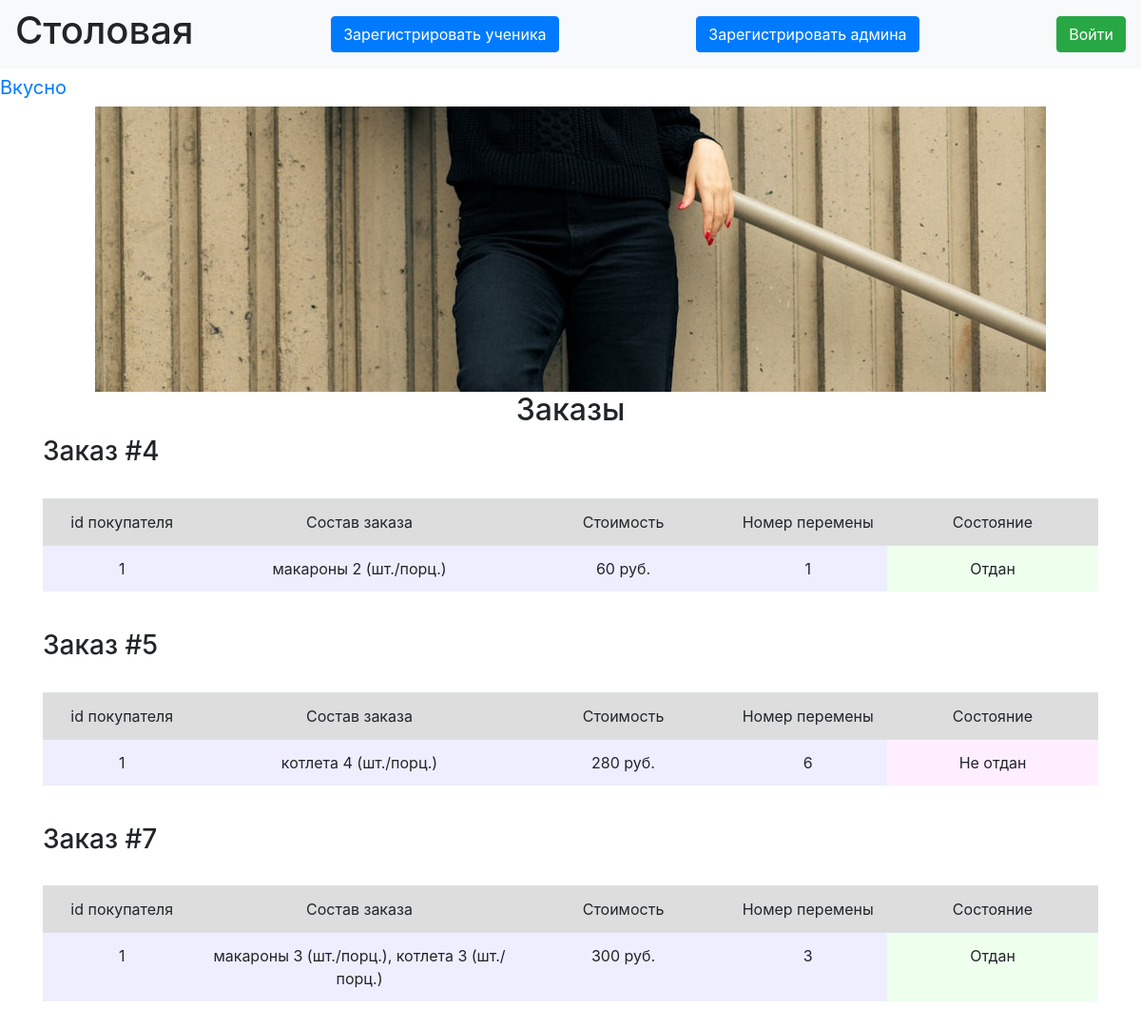
The page /index on the database as committed earlier.
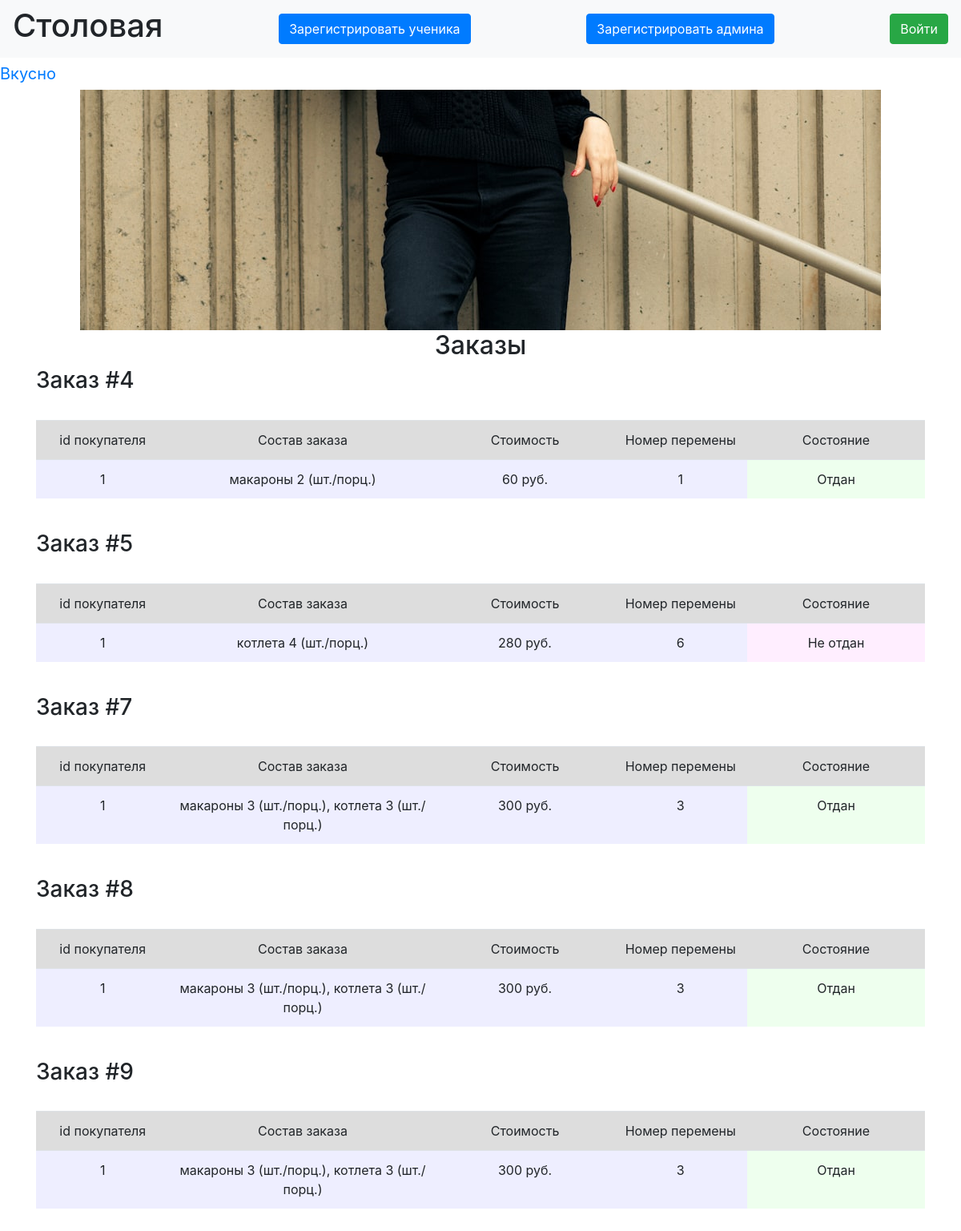
The same page on the database as committed later.
### data/orders.py (models this page shows)
class PersonalOrder(SqlAlchemyBase, UserMixin, SerializerMixin):
    __tablename__ = 'orders'
    id = sqlalchemy.Column(sqlalchemy.Integer, primary_key=True, autoincrement=True)
    person = sqlalchemy.Column(sqlalchemy.Integer, sqlalchemy.ForeignKey("users.id"))
    meal = sqlalchemy.Column(sqlalchemy.String)
    pause = sqlalchemy.Column(sqlalchemy.Integer)  #номер перемены
    status = sqlalchemy.Column(sqlalchemy.Boolean, default=False)

### main.py (the view)
@application.route("/")
@application.route("/index")
def index():
    db_sess = db_session.create_session()
    data = [order for order in db_sess.query(PersonalOrder).all()]
    orders = []
    for elem in data:
        summ = 0
        meal_count = {}
        for name_count in elem.meal.split(', '):
            meal_count[name_count.split('-')[0]] = int(name_count.split('-')[1])
            summ += prices[name_count.split('-')[0]] * int(name_count.split('-')[1])
        orders.append([elem.id, elem.person, ', \n'.join([f'{x} {y} (шт./порц.)' for x, y in meal_count.items()]),
                       summ, elem.pause, elem.status])
    return render_template("index.html", orders=orders, title='Заказы')

### data/db_session.py (called while the page is built)
def create_session() -> Session:
    global __factory
    return __factory()

### templates/index.html (shortened to what this page needs)
{% extends "base.html" %}
{% block content %}
<h2 align="center">{{title}}</h2>
{% for order in orders %}
<h3>Заказ #{{ order[0] }}</h3>
<br>
<div class="table_container">
    <table class="table">
        <tr class="my_row">
            <td class="title" width="150px" bgcolor="#dddddd" align="center">id покупателя</td>
            <td class="title" width="300px" bgcolor="#dddddd" align="center">Состав заказа</td>
            <td class="title" width="200px" bgcolor="#dddddd" align="center">Стоимость</td>
            <td class="title" width="150px" bgcolor="#dddddd" align="center">Номер перемены</td>
            <td class="title" width="200px" bgcolor="#dddddd" align="center">Состояние</td>
        </tr>
        <tr class="my_row">
            <td class="ordinary" bgcolor="#eeeeff" align="center">{{ order[1] }}</td>
            <td class="ordinary" bgcolor="#eeeeff" align="center">{{ order[2] }}</td>
            <td class="ordinary" bgcolor="#eeeeff" align="center">{{ order[3] }} руб.</td>
            <td class="ordinary" bgcolor="#eeeeff" align="center">{{ order[4] }}</td>
            {% if order[5] %}
            <td class="ordinary" bgcolor="#eeffee" align="center">Отдан</td>
            {% else %}
            <td class="ordinary" bgcolor="#ffeeff" align="center">Не отдан</td>
            {% endif %}
        </tr>
    </table>
</div>
<br>
{% endfor %}
{% endblock %}

### templates/base.html (shortened to what this page needs)
<!DOCTYPE html>
<html lang="en">
<head>
    <link rel="stylesheet" href="https://stackpath.bootstrapcdn.com/bootstrap/4.4.1/css/bootstrap.min.css"
>
    <link rel="stylesheet" href="../static/css/style.css">
</head>
  <body>
    <header>
      <nav class="navbar navbar-light bg-light">
          <h1>Столовая</h1>
          {% if current_user.is_authenticated %}
            <a class="navbar-brand" href="/logout">{{ current_user.name }} {{ current_user.surname }}</a>
          {% else %}
            <a class="btn btn-primary " href="/register_user">Зарегистрировать ученика</a>
            <a class="btn btn-primary " href="/register_admin">Зарегистрировать админа</a>
            <a class="btn btn-success" href="/login">Войти</a>
          {% endif %}
      </nav>
        <a class="navbar-brand" href="#">Вкусно</a>
    </header>
    <center>
        <img src="../static/img/photo.jpg">
    </center>
    <main role="main" class="container">
        <link rel="stylesheet" href="../static/img/photo.jpg">
        {% block content %}{% endblock %}
    </main>
  </body>
</html>

Rows that differ between the two databases and show on the page:
added PersonalOrder: id "8", order "1", order "макароны 3 (шт./порц.), котлета 3 (шт./порц.)", order "300", pause "3", shows "Отдан"
added PersonalOrder: id "9", order "1", order "макароны 3 (шт./порц.), котлета 3 (шт./порц.)", order "300", pause "3", shows "Отдан"
